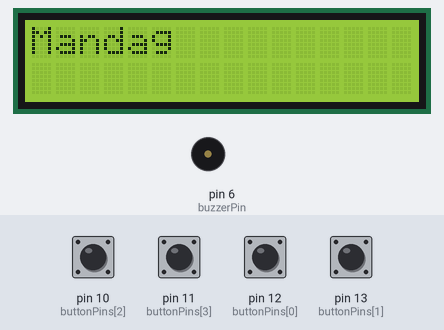
The sketch below on a simulated Arduino Uno, built with avr-gcc and run on an emulated ATmega328P. On the bench: 16×2 character LCD, buzzer (waves = sounding). Inputs (shaded band) come from the test bench; at power-on: pin 10 (buttonPins[2]), pin 11 (buttonPins[3]), pin 12 (buttonPins[0]), pin 13 (buttonPins[1]) HIGH.

Above: at 10.3 s.
10.9 s: pin 10 (buttonPins[2]) pulled LOW for 0.15 s
At 11.7 s:
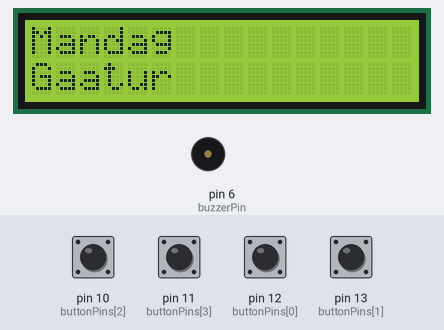
14.0 s: pin 10 (buttonPins[2]) pulled LOW for 1 s
At 15.0 s:
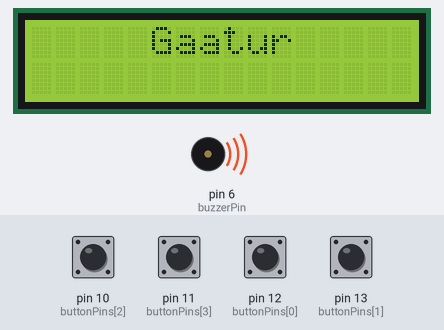
17.7 s: pin 11 (buttonPins[3]) pulled LOW for 0.15 s
At 18.6 s:
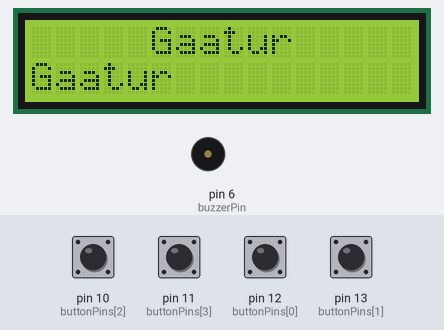
20.2 s: pin 12 (buttonPins[0]) pulled LOW for 0.15 s
At 20.8 s:
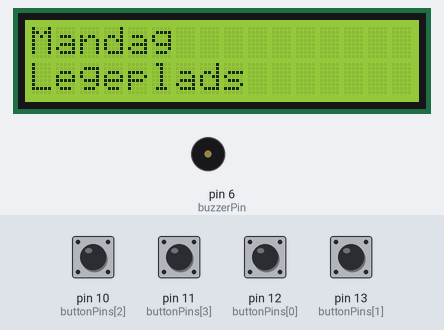
23.3 s: pin 12 (buttonPins[0]) pulled LOW for 1 s
At 24.1 s:
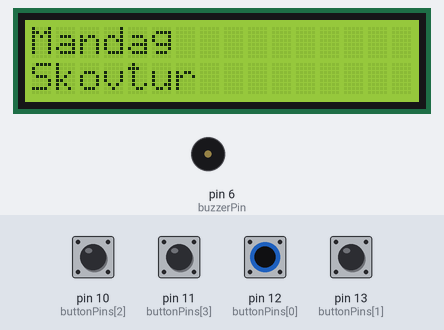
27.3 s: pin 10 (buttonPins[2]) pulled LOW for 0.15 s
At 29.4 s:
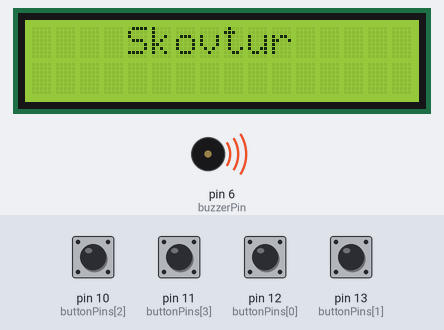
Timing chart, 0 to 31.4 s (numbered marks = the images above; inputs shaded):
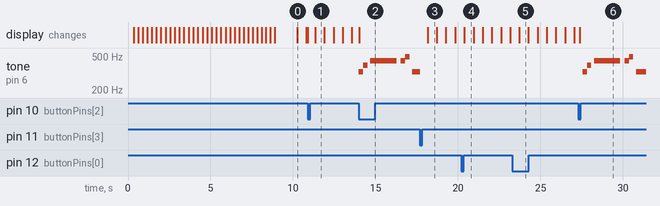

The sketch:

Main.ino
```cpp
#include <LiquidCrystal_I2C.h>
using namespace std;

#define E4 329
#define G4 392
#define A4 440
#define B4 493
#define PAUSE 0

unsigned int buttonPins[4] = {12, 13, 10, 11};
unsigned int buttonHeld[4] = {0, 0, 0, 0};
bool buttonPressed[4];
int buzzerPin = 6;

int fase = 0;
int dag = 0;
int akt = 0;
int rep = 1;
int done = 0;
int iter = 0;
int mIter = 0;
int mTarget = 0;
bool noTime = false;

unsigned int rockyNotes[12] = {E4, PAUSE, G4, PAUSE, A4, PAUSE, A4, PAUSE, B4, PAUSE, E4, PAUSE,};
float rockyDur[12] = {0.3, 0.0, 0.3, 0.2, 1.8, 0.3, 0.3, 0.0, 0.3, 0.2, 1.8, 0.3};
unsigned int rockyPauses[12];
unsigned int BPM = 80;
int mIndex = 0;

String days[7] = {"Mandag", "Tirsdag", "Onsdag", "Torsdag", "Fredag", "Loerdag", "Soendag"};
String aktivitet[7][3] = {
  {"Gaatur", "Legeplads", "Skovtur"},
  {"Lunges", "Staa paa et ben", "Baad"},
  {"Loebetur", "Knaeloeft", "Spraellemand"},
  {"Englehop", "Burpies", "Sjip"},
  {"Armboejninger", "Pull-ups", "Planke"},
  {"Lunges", "Wall-sit", "Squats"},
  {"Gaa udenfor", "Gaa udenfor", "Gaa udenfor"}
};
int reps[7][3] {
  {0, 0, 0},
  {4, 0, 0},
  {0, 0, 8},
  {6, 2, 0},
  {5, 2, 0},
  {4, 0, 6},
  {0, 0, 0}
};
int tid[7][3] {
  {0, 0, 0},
  {0, 20, 10},
  {0, 30, 0},
  {0, 0, 0},
  {0, 0, 10},
  {0, 15, 0},
  {0, 0, 0}
};

// RIGHT_ARROW 0
// LEFT_ARROW 1
// UP_ARROW 2
// DOWN_ARROW 3
// CONFIRM 4
// REGRET 5

byte characters[6][8] = {
{
  0b00000,
  0b00000,
  0b01100,
  0b00110,
  0b00011,
  0b00110,
  0b01100,
  0b00000
},
{
  0b00000,
  0b00000,
  0b00110,
  0b01100,
  0b11000,
  0b01100,
  0b00110,
  0b00000
},
{
  0b00000,
  0b00000,
  0b00100,
  0b01110,
  0b11011,
  0b10001,
  0b00000,
  0b00000
},
{
  0b00000,
  0b00000,
  0b10001,
  0b11011,
  0b01110,
  0b00100,
  0b00000,
  0b00000
},
{
  0b00000,
  0b00000,
  0b00001,
  0b00011,
  0b10110,
  0b11100,
  0b01000,
  0b00000
},
{
  0b00100,
  0b01100,
  0b11111,
  0b01101,
  0b00101,
  0b00001,
  0b11111,
  0b00000
}};

LiquidCrystal_I2C lcd(0x27, 16, 2);

void setup() {
  Serial.begin(9600);

  for(int i = 0; i < 4; i++)
  {
    pinMode(buttonPins[i], INPUT_PULLUP);
  }
  pinMode(buzzerPin, OUTPUT);

  lcd.init();
  lcd.clear();
  lcd.backlight();

  String lines[2] = {
    "Velkommen til",
    "Sundhedsskaermen"
  };

  int milliSecsPerNote = (int)(60000 / BPM);
  for(int i = 0; i < 12; i++) {
    rockyPauses[i] = rockyDur[i] * milliSecsPerNote;
  }

  // Intro:
  for(int i = 0; i <= 16 + max(lines[0].length(), lines[1].length()); i++) {
    lcd.clear();
    lcd.setCursor(i > lines[0].length() ? i - lines[0].length() : 0, 0);
    lcd.print(lines[0].substring(i > lines[0].length() ? 0 : lines[0].length() - i));

    lcd.setCursor(i <= 16 ? 16 - i : 0, 1);
    lcd.print(i - 16 < (int)lines[1].length() ? lines[1].substring(i <= 16 ? 0 : i - 16) : "");
    delay(250);
  }
}

void loop() {
  Beginning:
  iter = iter < 5000 ? iter + 1 : 0;
  delay(1);
  // Get button inputs:
  for(int i = 0; i < 4; i++) {
    buttonPressed[i] = false;
    if(digitalRead(buttonPins[i]) == 0 && buttonHeld[i] == 0) {
      buttonPressed[i] = true;
      buttonHeld[i] = 1;
    } else if(digitalRead(buttonPins[i]) == 1) buttonHeld[i] = 0;
  }

  // Play music:
  if(fase == 3) {
    if(mIter >= mTarget){
      if(rockyNotes[mIndex] != 0) tone(buzzerPin, rockyNotes[mIndex]);
      else noTone(buzzerPin);
      mIter = 0;
      mTarget = rockyPauses[mIndex];
      mIndex = mIndex < 12 ? mIndex + 1 : 0;
    }
  } else noTone(buzzerPin);
  mIter++;

  switch(fase) {
    case 0: goto Dag;
    case 1: goto Aktivitet;
    case 2: goto Rep;
    case 3: goto Udfrsel;
    case 4: goto Done;
  }

  Dag:
  noTone(buzzerPin);
  if(iter % 1000 == 0) {
    lcd.setCursor(0, 0);
    lcd.print(days[dag]);
  } else if(iter % 500 == 0) {
    lcd.clear();
  }

  if(buttonPressed[0]) dag = dag == 6 ? 0 : dag + 1;
  else if(buttonPressed[1]) dag = dag == 0 ? 6 : dag - 1;
  else if(buttonPressed[2]) {fase = 1; akt = 0; lcd.setCursor(0, 0); lcd.print(days[dag]);}

  goto Beginning;
  Aktivitet:
  noTone(buzzerPin);
  if(iter % 1000 == 0) {
    lcd.setCursor(0, 1);
    lcd.print(aktivitet[dag][akt]);
  } else if(iter % 500 == 0) {
    lcd.clear();
    lcd.setCursor(0, 0);
    lcd.print(days[dag]);
  }

  if(buttonPressed[0]) akt = akt == 2 ? 0 : akt + 1;
  else if(buttonPressed[1]) akt = akt == 0 ? 2 : akt - 1;
  else if(buttonPressed[2]) {
    if(reps[dag][akt] == 0 && tid[dag][akt] == 0) {
      noTime = true;
      fase = 3;
      goto Beginning;
    }
    noTime = false;
    fase = 2;
    rep = 1;
    lcd.setCursor(0, 1);
    lcd.print(aktivitet[dag][akt]);
    lcd.setCursor(0, 0);
    lcd.print(days[dag]);
    }
  else if(buttonPressed[3]) fase = 0;

  goto Beginning;
  Rep:
  noTone(buzzerPin);
  bool tidsbestemt = reps[dag][akt] == 0;
  int gentagelser = tidsbestemt ? tid[dag][akt] * rep : reps[dag][akt] * rep;
  if(iter % 1000 == 0) {
    if(tidsbestemt) {
      lcd.setCursor(gentagelser < 100 ? 13 : 12, aktivitet[dag][akt].length() < 11 ? 1 : 0);
      lcd.print(gentagelser);
      lcd.setCursor(15, aktivitet[dag][akt].length() < 11 ? 1 : 0);
      lcd.print("s");
    } else {
      lcd.setCursor(gentagelser < 10 ? 15 : 14, aktivitet[dag][akt].length() < 11 ? 1 : 0);
      lcd.print(gentagelser);
      lcd.setCursor(gentagelser < 10 ? 14 : 13, aktivitet[dag][akt].length() < 11 ? 1 : 0);
      lcd.print("x");
    }
  } else if(iter % 500 == 0) {
    lcd.clear();
    lcd.setCursor(0, 0);
    lcd.print(days[dag]);
    lcd.setCursor(0, 1);
    lcd.print(aktivitet[dag][akt]);
  }

  if(buttonPressed[0]) rep = rep == 4 ? 1 : rep * 2;
  else if(buttonPressed[1]) rep = rep == 1 ? 4 : rep / 2;
  else if(buttonPressed[2]) {fase = 3; done = tidsbestemt ? gentagelser : 0;}
  else if(buttonPressed[3]) fase = 1;

  goto Beginning;
  Udfrsel:
  if(done < gentagelser && iter % 100 == 0 && !tidsbestemt) {
    lcd.clear();
    lcd.setCursor((int)((16 - aktivitet[dag][akt].length()) / 2), 0);
    lcd.print(aktivitet[dag][akt]);
    if(!noTime) {
      lcd.setCursor(6, 1);
      lcd.print(done);
      lcd.setCursor(8, 1);
      lcd.print("/");
      lcd.setCursor(9, 1);
      lcd.print(gentagelser);
    }
  } else if(tidsbestemt && done > 0 && iter % 1000 == 0) {
    lcd.clear();
    lcd.setCursor((int)((16 - aktivitet[dag][akt].length()) / 2), 0);
    lcd.print(aktivitet[dag][akt]);
    lcd.setCursor(6, 1);
    lcd.print(done);
    lcd.setCursor(9, 1);
    lcd.print("s");
    done--;
  }
    else if((!tidsbestemt && done == gentagelser) || (tidsbestemt && done == 0)) {
    lcd.clear();
    fase = 4;
    goto Beginning;
  }
  if(buttonPressed[0]) done++;
  else if(buttonPressed[1]) done = rep > 0 ? done - 1 : 0;
  else if(buttonPressed[2]) {fase = 4; lcd.clear();}
  else if(buttonPressed[3]) fase = 1;

  goto Beginning;
  Done:
  lcd.setCursor(0, 0);
  lcd.print("Godt klaret!");
  if(buttonPressed[2]) {
    dag = 0;
    akt = 0;
    done = 0;
    rep = 1;
    iter = 0;
    fase = 0;
    goto Beginning;
  }
}
```

Measured:
- after the input at 14.0 s, tone on pin 6 (buzzerPin): plays 329 Hz for 0.27 s, 392 Hz for 0.26 s, 440 Hz for 1.6 s, 440 Hz for 0.26 s, 493 Hz for 0.27 s, 329 Hz for 0.47 s, starting at once; the display: changes at once (image 2)
- after the input at 17.7 s, the display: changes after 0.47 s (image 3)
- after the input at 20.2 s, the display: changes after 0.18 s (image 4)
- after the input at 23.3 s, the display: changes after 0.42 s (image 5)
- after the input at 27.3 s, tone on pin 6 (buzzerPin): plays 329 Hz for 0.26 s, 392 Hz for 0.27 s, 440 Hz for 1.6 s, 440 Hz for 0.26 s, 493 Hz for 0.26 s, 329 Hz for 0.59 s, starting after 0.26 s; the display: changes after 0.09 s (image 6)
- what the display in image 0 shows lasts 0.6 s, from 10.2 s to 10.8 s
- what the display in image 1 shows lasts 0.5 s, from 11.4 s to 11.9 s
